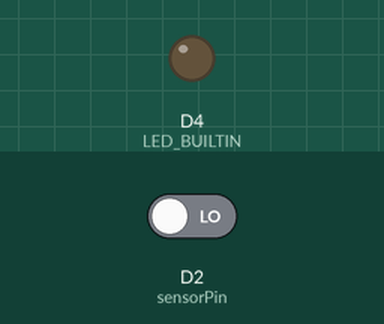
Simulated run of this program. Board: ESP8266 (Wemos D1 mini). On the bench: output pins drawn as LEDs (lit = HIGH, except the on-board LED, lit = LOW). The inputs (shaded band) are chosen by the test bench; at power-on: D2 (sensorPin) LOW. WiFi joins after 1.5 s; servers stay silent unless stated; no MQTT or app messages arrive unless stated; what the program prints to the serial monitor is not drawn.

Above: at 2.7 s.
2.8 s: D2 (sensorPin) driven HIGH
At 4.0 s:
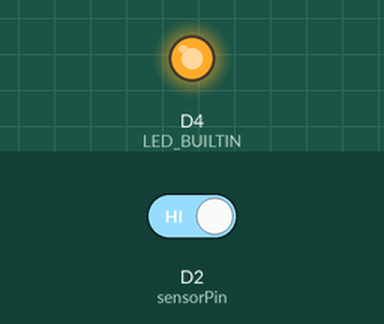
4.3 s: D2 (sensorPin) driven LOW
At 5.2 s:
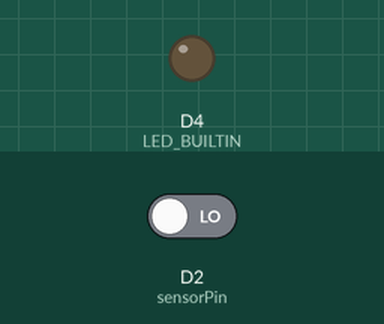
Timing chart, 0 to 7.3 s (numbered marks = the images above; inputs shaded):
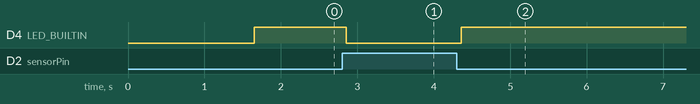

The program:

main.cpp
```cpp
#include <Arduino.h>
#include <ESP8266WiFi.h>
#include <PubSubClient.h>


IPAddress server(192,168,2,101);
IPAddress ip(192, 168, 2, 25);
IPAddress gateway(192, 168, 2, 1);
IPAddress subnet(255, 255, 255, 0);
IPAddress dns(8, 8, 8, 8);

const char* ssid     = "Papillon";
const char* password = "70445312";

int status = WL_IDLE_STATUS;   // the Wifi radio's status

// Initialize the Ethernet client object
WiFiClient WIFIclient;

PubSubClient client(WIFIclient);

// sleep for this many seconds
const int sleepSeconds = 3;

boolean active = false; //Declare intermediate variable
int movement = 0;
const int sensorPin = D2;

void reconnect() {
  // Loop until we're reconnected
  while (!client.connected()) {
    Serial.print("Attempting MQTT connection.......");
    // Attempt to connect, just a name to identify the client
    if (client.connect("Presence1")) {
      Serial.println("connected");
      // Once connected, publish an announcement...
//      client.publish("Papillon/dev02/status","hello world");
      // ... and resubscribe
//      client.subscribe("presence");
    } else {
      Serial.print("failed, rc=");
      Serial.print(client.state());
      Serial.println(" try again in 5 seconds");
      // Wait 5 seconds before retrying
      delay(5000);
    }
  }
}

void setup() {
  // initialize serial for debugging
  Serial.begin(115200);

  pinMode(D0, WAKEUP_PULLUP);

  // initialize WiFi
  WiFi.mode(WIFI_STA);
  WiFi.config(ip, gateway, subnet, dns);

  WiFi.begin(ssid, password);

  while (WiFi.status() != WL_CONNECTED) {
    delay(500);
    Serial.print(".");
  }

  Serial.println("");
  Serial.println("WiFi connected");
  Serial.println("IP address: ");
  Serial.println(WiFi.localIP());

  //connect to MQTT server
  client.setServer(server, 1883);
//  client.setCallback(callback);

  // pinMode(buttonPin, WAKEUP_PULLUP);
  pinMode(LED_BUILTIN, OUTPUT);
  digitalWrite(LED_BUILTIN, LOW);

  // Configure sensor port
  pinMode(sensorPin, INPUT); // Set Pin7 as input

  // We go to sleep
  //ESP.deepSleep(0);
}

void loop() {
  String payload;

  // put your main code here, to run repeatedly:
  if (!client.connected()) {
    reconnect();
  } else {
    movement = digitalRead(sensorPin); // Read Sensor
    digitalWrite(LED_BUILTIN, !movement);
    // a new movement was detected

    if(movement == HIGH && active == false) {
      active = true;
      Serial.println("Motion detected");
      payload = "{\"Action\":";
      payload += 1;
      payload += "}";
      client.publish("PapillonIoT/Presence1/action", (char*) payload.c_str());
    }
    // no motion after motion is detected
    if(movement == LOW && active == true) {
      active = false;
      Serial.println("No movement");
      payload = "{\"Action\":";
      payload += 0;
      payload += "}";
      client.publish("PapillonIoT/Presence1/action", (char*) payload.c_str());
    }

  }
  client.loop();
  delay(100);
}
```

Measured:
- after the input at 2.8 s, D4 (LED_BUILTIN): HIGH → LOW after 0.06 s
- after the input at 4.3 s, D4 (LED_BUILTIN): LOW → HIGH after 0.06 s
